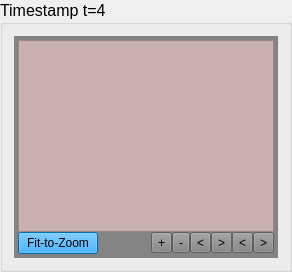
                    <widget class="QGroupBox" name="groupBox_time01">
                     <property name="sizePolicy">
                      <sizepolicy hsizetype="Expanding" vsizetype="Preferred">
                       <horstretch>0</horstretch>
                       <verstretch>0</verstretch>
                      </sizepolicy>
                     </property>
                     <property name="minimumSize">
                      <size>
                       <width>20</width>
                       <height>0</height>
                      </size>
                     </property>
                     <property name="maximumSize">
                      <size>
                       <width>16777215</width>
                       <height>1000</height>
                      </size>
                     </property>
                     <property name="font">
                      <font>
                       <pointsize>12</pointsize>
                       <bold>false</bold>
                      </font>
                     </property>
                     <property name="title">
                      <string>Timestamp t=4</string>
                     </property>
                     <layout class="QGridLayout" name="gridLayout_54">
                      <item row="0" column="0" colspan="2">
                       <widget class="QFrame" name="frame_17">
                        <property name="minimumSize">
                         <size>
                          <width>0</width>
                          <height>200</height>
                         </size>
                        </property>
                        <property name="styleSheet">
                         <string notr="true">border-color: rgb(170, 170, 170);
background-color: rgb(131, 131, 131);
</string>
                        </property>
                        <property name="frameShape">
                         <enum>QFrame::NoFrame</enum>
                        </property>
                        <layout class="QGridLayout" name="gridLayout_51">
                         <property name="leftMargin">
                          <number>4</number>
                         </property>
                         <property name="topMargin">
                          <number>4</number>
                         </property>
                         <property name="rightMargin">
                          <number>4</number>
                         </property>
                         <property name="bottomMargin">
                          <number>4</number>
                         </property>
                         <property name="spacing">
                          <number>0</number>
                         </property>
                         <item row="2" column="9">
                          <layout class="QHBoxLayout" name="horizontalLayout_14">
                           <item>
                            <widget class="QToolButton" name="zoom_in_data01">
                             <property name="text">
                              <string>+</string>
                             </property>
                            </widget>
                           </item>
                           <item>
                            <widget class="QToolButton" name="zoom_out_data01">
                             <property name="text">
                              <string>-</string>
                             </property>
                            </widget>
                           </item>
                          </layout>
                         </item>
                         <item row="2" column="0" rowspan="2">
                          <widget class="QPushButton" name="fit_to_zoom_data01">
                           <property name="styleSheet">
                            <string notr="true">
background-color: rgb(0, 153, 255);</string>
                           </property>
                           <property name="text">
                            <string>Fit-to-Zoom</string>
                           </property>
                           <property name="autoDefault">
                            <bool>false</bool>
                           </property>
                           <property name="default">
                            <bool>false</bool>
                           </property>
                           <property name="flat">
                            <bool>false</bool>
                           </property>
                          </widget>
                         </item>
                         <item row="2" column="10">
                          <layout class="QHBoxLayout" name="horizontalLayout_15">
                           <item>
                            <widget class="QToolButton" name="go_down_data01">
                             <property name="text">
                              <string>&lt;</string>
                             </property>
                             <property name="icon">
                              <iconset theme="QIcon::ThemeIcon::GoDown"/>
                             </property>
                            </widget>
                           </item>
                           <item>
                            <widget class="QToolButton" name="go_up_data01">
                             <property name="text">
                              <string>&gt;</string>
                             </property>
                             <property name="icon">
                              <iconset theme="QIcon::ThemeIcon::GoUp"/>
                             </property>
                            </widget>
                           </item>
                           <item>
                            <widget class="QToolButton" name="go_left_data01">
                             <property name="text">
                              <string>&lt;</string>
                             </property>
                            </widget>
                           </item>
                           <item>
                            <widget class="QToolButton" name="go_right_data01">
                             <property name="text">
                              <string>&gt;</string>
                             </property>
                            </widget>
                           </item>
                          </layout>
                         </item>
                         <item row="0" column="0" colspan="11">
                          <widget class="QVTKRenderWindowInteractor" name="vtkWidget_data01">
                           <property name="styleSheet">
                            <string notr="true">background-color: rgb(200, 177, 176);</string>
                           </property>
                          </widget>
                         </item>
                        </layout>
                       </widget>
                      </item>
                     </layout>
                    </widget>
